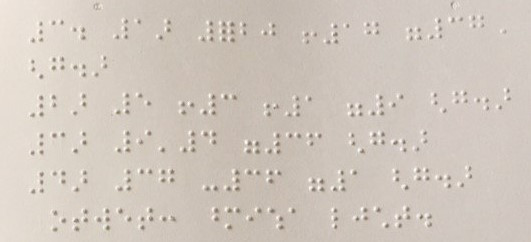
#> input picture lessons/4-ComputerVision/06-IntroCV/data/braille.jpeg, 531 x 242 px, found by its file name
$ jupyter execute --allow-errors OpenCV.ipynb
#> lines starting #> are read from the running program, lines starting #| are printed output that depends on the picture; after the words box and inside, x2 and y2 are one past the last pixel; in counts of white or black regions, pixels touching at a corner belong together; long printed decimals are rounded
# Thị giác máy tính và OpenCV

Notebook này là một phần của [Chương trình học AI cho người mới bắt đầu](http://aka.ms/ai-beginners).

[OpenCV](https://opencv.org/) được coi là tiêu chuẩn *de facto* cho xử lý hình ảnh. Nó chứa rất nhiều thuật toán hữu ích, được triển khai bằng C++. Bạn cũng có thể sử dụng OpenCV từ Python.

Trong notebook này, chúng tôi sẽ cung cấp cho bạn một số ví dụ về cách sử dụng OpenCV. Để biết thêm chi tiết, bạn có thể tham khảo khóa học trực tuyến [Learn OpenCV](https://learnopencv.com/getting-started-with-opencv/).

Đầu tiên, hãy `import cv2`, cùng với một số thư viện hữu ích khác:

[cell 1]
import cv2
import matplotlib.pyplot as plt
import numpy as np

def display_images(l,titles=None,fontsize=12):
    n=len(l)
    fig,ax = plt.subplots(1,n)
    for i,im in enumerate(l):
        ax[i].imshow(im)
        ax[i].axis('off')
        if titles is not None:
            ax[i].set_title(titles[i],fontsize=fontsize)
    fig.set_size_inches(fig.get_size_inches()*n)
    plt.tight_layout()
    plt.show()

## Tải hình ảnh

Hình ảnh trong Python có thể được biểu diễn một cách thuận tiện bằng các mảng NumPy. Ví dụ, hình ảnh grayscale với kích thước 320x200 pixel sẽ được lưu trong mảng 200x320, và hình ảnh màu với cùng kích thước sẽ có dạng 200x320x3 (cho 3 kênh màu).

Hãy bắt đầu bằng cách tải một hình ảnh:

[cell 2]
im = cv2.imread('data/braille.jpeg')
#> im is the input picture: shape (242, 531, 3); mean B, G, R 189.8, 199.2, 208.9
print(im.shape)
#| (242, 531, 3)
plt.imshow(im)

Như bạn có thể thấy, đây là một hình ảnh của văn bản chữ nổi. Vì chúng ta không quá quan tâm đến màu sắc thực tế, chúng ta có thể chuyển nó sang đen trắng:

[cell 3]
bw_im = cv2.cvtColor(im,cv2.COLOR_BGR2GRAY)
print(bw_im.shape)
#| (242, 531)
plt.imshow(bw_im, cmap='gray')

## Xử lý hình ảnh Braille

Nếu chúng ta muốn áp dụng phân loại hình ảnh để nhận diện văn bản, chúng ta cần cắt ra các ký hiệu riêng lẻ để làm cho chúng giống với các hình ảnh MNIST mà chúng ta đã thấy trước đây. Điều này có thể thực hiện bằng kỹ thuật [phát hiện đối tượng](../11-ObjectDetection/README.md) mà chúng ta sẽ thảo luận sau, nhưng cũng có thể thử sử dụng thuần túy thị giác máy tính để làm điều đó. Một mô tả tốt về cách thị giác máy tính có thể được sử dụng để tách ký tự có thể được tìm thấy [trong bài viết blog này](https://learnopencv.com/image-alignment-feature-based-using-opencv-c-python/) - ở đây chúng ta sẽ chỉ tập trung vào một số kỹ thuật thị giác máy tính.

Đầu tiên, hãy thử cải thiện hình ảnh một chút. Chúng ta có thể sử dụng ý tưởng về **ngưỡng hóa** (được mô tả rõ [trong bài viết OpenCV này](https://docs.opencv.org/4.x/d7/d4d/tutorial_py_thresholding.html)):

[cell 4]
im = cv2.blur(bw_im,(3,3))
#> im: shape (242, 531)
im = cv2.adaptiveThreshold(im, 255, cv2.ADAPTIVE_THRESH_MEAN_C,
                           cv2.THRESH_BINARY_INV, 5, 4)
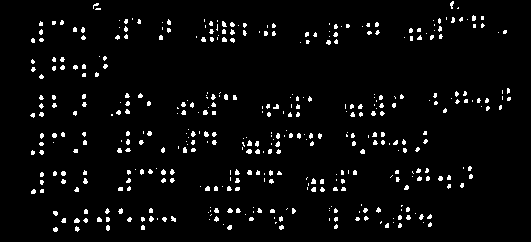
#> im: shape (242, 531); 4% white; 414 white regions (372 under 20 px), largest, box (x1, y1, x2, y2) and area: (246, 149, 252, 154) 23, (74, 218, 80, 223) 23, (204, 131, 209, 137) 22
im = cv2.medianBlur(im, 3)
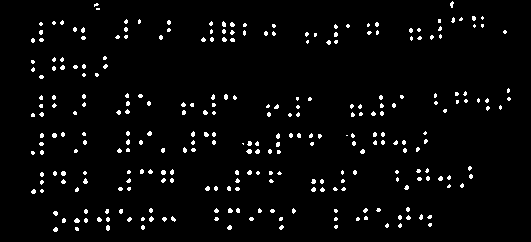
#> im: shape (242, 531); 3.3% white in thin lines or dots, all inside (x1, y1, x2, y2) = (31, 1, 511, 232)
_,im = cv2.threshold(im, 0, 255, cv2.THRESH_OTSU)
im = cv2.GaussianBlur(im, (3,3), 0)
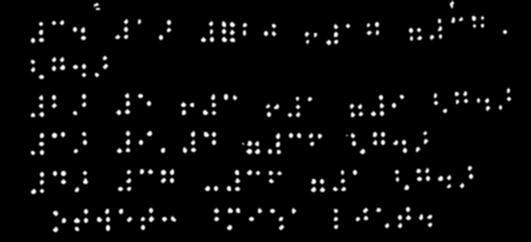
#> im: shape (242, 531); min 0, max 255, mean 8.3
_,im = cv2.threshold(im, 0, 255, cv2.THRESH_OTSU)
plt.imshow(im)

Để làm việc với hình ảnh, chúng ta cần "trích xuất" các điểm riêng lẻ, tức là chuyển đổi hình ảnh thành một tập hợp các tọa độ của các điểm riêng lẻ. Chúng ta có thể làm điều đó bằng cách sử dụng các kỹ thuật **trích xuất đặc trưng**, chẳng hạn như SIFT, SURF hoặc [ORB](https://docs.opencv.org/4.x/d1/d89/tutorial_py_orb.html):

[cell 5]
orb = cv2.ORB_create(5000)
f,d = orb.detectAndCompute(im,None)
#> f = 533 keypoints; strongest (x, y, size): (298, 114, 37.2), (249, 151, 44.6), (53, 134, 44.6), (204, 112, 44.6)
print(f"First 5 points: { [f[i].pt for i in range(5)]}")
#| First 5 points: [(307.200, 40.800), (297.600, 114.000), (423.600, 133.200), (242.400, 144.0), (103.680, 57.600)]

[cell 6]
def plot_dots(dots):
    img = np.zeros((250,500))
    for x in dots:
        cv2.circle(img,(int(x[0]),int(x[1])),3,(255,0,0))
    plt.imshow(img)

pts = [x.pt for x in f]
#> pts = 533 pairs, first value 53.28 to 478.1, second value 40.8 to 190.1
plot_dots(pts)
#> the loop in plot_dots, `for x in dots:` made 533 passes
#> x on passes 1 to 3: (307.2, 40.8), (297.6, 114), (423.6, 133.2)
#> after the loop in plot_dots, `for x in dots:`:
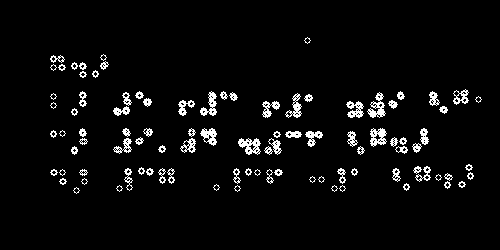
#> img: shape (250, 500) float64; 4.2% white in thin lines or dots, all inside (x1, y1, x2, y2) = (50, 37, 482, 194)

Để tách các ký tự riêng lẻ, chúng ta cần biết hộp giới hạn của toàn bộ văn bản. Để tìm ra nó, chúng ta chỉ cần tính toán tọa độ nhỏ nhất và lớn nhất:

[cell 7]
min_x, min_y, max_x, max_y = [int(f([z[i] for z in pts])) for f in (min,max) for i in (0,1)]
#> min_x = 53; min_y = 40; max_x = 478; max_y = 190
min_y+=13
#> min_y = 53
plt.imshow(im[min_y:max_y,min_x:max_x])
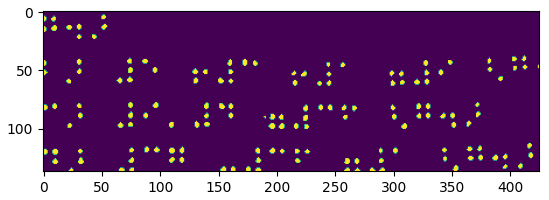
#> figure drawn by matplotlib, 1 panel

Ngoài ra, văn bản này có thể bị xoay một phần, và để làm cho nó căn chỉnh hoàn hảo, chúng ta cần thực hiện cái gọi là **biến đổi phối cảnh**. Chúng ta sẽ lấy một hình chữ nhật được xác định bởi các điểm $(x_{min},y_{min}), (x_{min},y_{max}), (x_{max},y_{min}), (x_{max},y_{max})$ và căn chỉnh nó với hình ảnh mới có kích thước tỷ lệ:

[cell 8]
off = 5
src_pts = np.array([(min_x-off,min_y-off),(min_x-off,max_y+off),
                    (max_x+off,min_y-off),(max_x+off,max_y+off)])
#> src_pts = [[48, 48], [48, 195], [483, 48], [483, 195]]
w = int(max_x-min_x+off*2)
#> w = 435
h = int(max_y-min_y+off*2)
#> h = 147
dst_pts = np.array([(0,0),(0,h),(w,0),(w,h)])
#> dst_pts = [[0, 0], [0, 147], [435, 0], [435, 147]]
ho,m = cv2.findHomography(src_pts,dst_pts)
#> ho = [[1, 0, -48], [0, 1, -48], [0, 0, 1]]; m = [1, 1, 1, 1]
trim = cv2.warpPerspective(im,ho,(w,h))
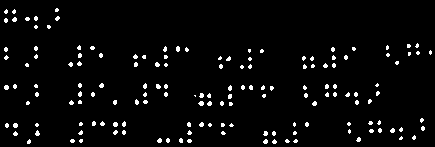
#> trim: shape (147, 435); 3.6% white in thin lines or dots
plt.imshow(trim)

Sau khi chúng ta có được hình ảnh căn chỉnh tốt này, việc cắt nó thành các mảnh nên tương đối dễ dàng:

[cell 9]
char_h = 36
char_w = 24
def slice(img):
    dy,dx = img.shape
    y = 0
    while y+char_h<dy:
        x=0
        while x+char_w<dx:
            # Skip empty lines
            if np.max(img[y:y+char_h,x:x+char_w])>0:
                yield img[y:y+char_h,x:x+char_w]
            x+=char_w
        y+=char_h

sliced = list(slice(trim))
#> sliced = 50 items
#> (the rest of this cell did not finish here and is left out)

#> in display_images, `n=len(l)`: n = 50
#> the loop in display_images, `for i,im in enumerate(l):` made 50 passes

Bạn đã thấy rằng khá nhiều nhiệm vụ có thể được thực hiện bằng cách sử dụng xử lý hình ảnh thuần túy, mà không cần trí tuệ nhân tạo. Nếu chúng ta có thể sử dụng các kỹ thuật thị giác máy tính để làm cho công việc của mạng nơ-ron trở nên đơn giản hơn - chúng ta chắc chắn nên làm điều đó, vì nó sẽ cho phép chúng ta giải quyết các vấn đề với số lượng dữ liệu huấn luyện ít hơn.

## Phát Hiện Chuyển Động bằng Sự Khác Biệt Giữa Các Khung Hình

Phát hiện chuyển động trên luồng video là một nhiệm vụ rất phổ biến. Ví dụ, nó cho phép chúng ta nhận được cảnh báo khi có điều gì đó xảy ra trên camera giám sát. Nếu chúng ta muốn hiểu điều gì đang diễn ra trên camera, chúng ta có thể sử dụng mạng nơ-ron - nhưng việc sử dụng mạng nơ-ron sẽ tiết kiệm hơn khi chúng ta biết rằng có điều gì đó đang xảy ra.

Ý tưởng chính của việc phát hiện chuyển động rất đơn giản. Nếu camera được cố định, thì các khung hình từ camera sẽ khá giống nhau. Vì các khung hình được biểu diễn dưới dạng mảng, chỉ cần trừ các mảng của hai khung hình liên tiếp, chúng ta sẽ nhận được sự khác biệt giữa các điểm ảnh, điều này sẽ thấp đối với các khung hình tĩnh và tăng cao khi có chuyển động đáng kể trong hình ảnh.

Chúng ta sẽ bắt đầu bằng cách học cách mở một video và chuyển đổi nó thành một chuỗi các khung hình:

[cell 10]
vid = cv2.VideoCapture('data/motionvideo.mp4')

c = 0
frames = []
while vid.isOpened():
    ret, frame = vid.read()
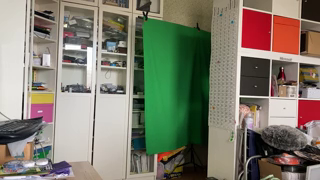
#> input picture frame 87 of lessons/4-ComputerVision/06-IntroCV/data/motionvideo.mp4, 320 x 180 px
#> frame is the input picture: shape (180, 320, 3); mean B, G, R 109, 124.2, 127.3
    if not ret:
        break
    frames.append(frame)
    c+=1
vid.release()
print(f"Total frames: {c}")
display_images(frames[::150])
